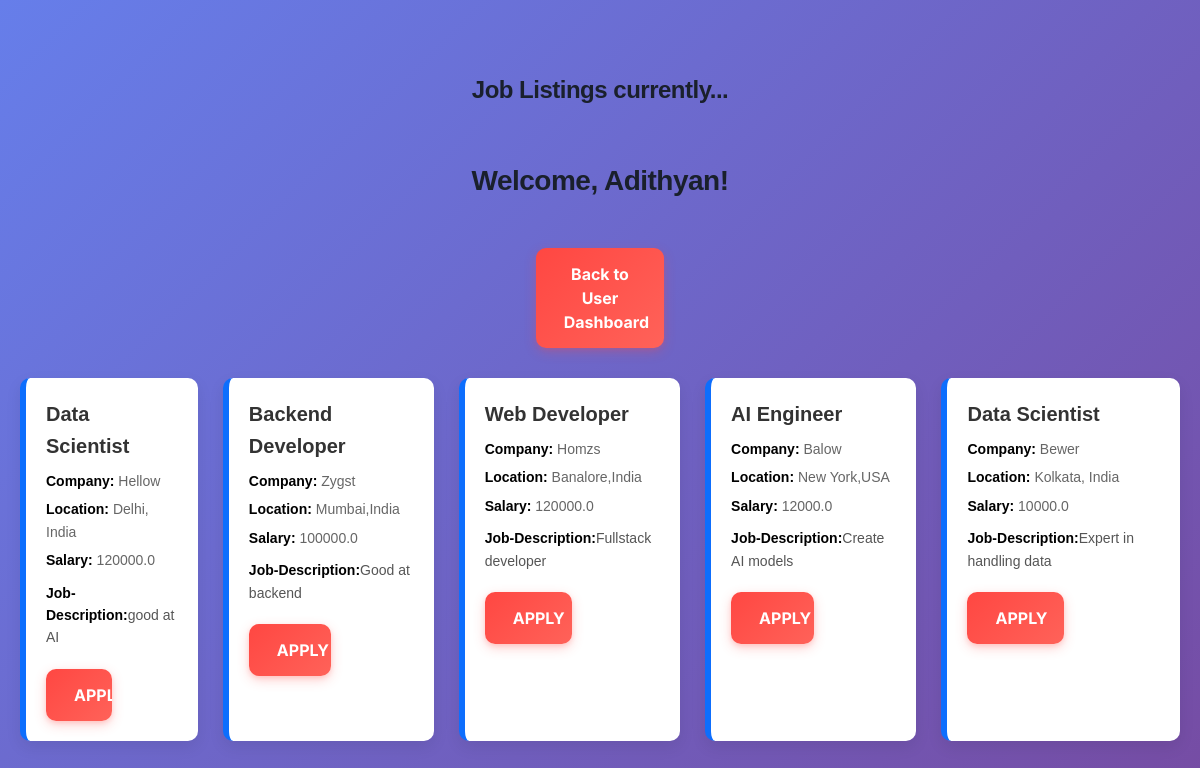
Page /joblistings (signed in) on the committed database.
### app.py (models this page shows)
class Job(db.Model):
    job_id = db.Column(db.Integer, primary_key=True)
    job_company = db.Column(db.String(20),nullable = False)
    job_description = db.Column(db.String(100),nullable = True)
    job_title = db.Column(db.String(20),nullable = False)
    job_location = db.Column(db.String(20),nullable = False)
    job_salary = db.Column(db.Float,nullable = False)
    applicants = db.relationship('AppliedJob', back_populates='job')

### app.py (the view)
@app.route('/joblistings')
def joblistings():
    jobs = Job.query.all()
    return render_template('admn_func/joblistings.html', jobs=jobs)

### templates/admn_func/joblistings.html (shortened to what this page needs)
<!DOCTYPE html>
<html lang="en">
<head>
    <link rel="stylesheet" href="{{ url_for('static', filename='css/style.css') }}">
</head>
<body>
<br><br>
<h2 style="text-align:center;">Job Listings currently...</h2>
<br>
{% if jobs %}
    {% if session['username'] != "admin" %}
        <nav>
        <h1 style="text-align:center;">Welcome, {{ session['username'] }}!</h1>
        <div style="text-align:center;display:grid;margin-top:20px;">
            <form action="{{ url_for('user_dashboard', uname=uname) }}" method="GET">
                <button type="submit">Back to User Dashboard</button>
            </form>
        </div>
        </nav>
            <div class="job-grid">
                {% for job in jobs %}
                    <div class="job-card">
                        <div class="job-title">
                            {{ job.job_title }}
                        </div>
                        <div class="job-meta">
                            <span>Company:</span> {{ job.job_company }}
                        </div>
                        <div class="job-meta">
                            <span>Location:</span> {{ job.job_location }}
                        </div>
                        <div class="job-meta">
                            <span>Salary:</span> {{ job.job_salary }}
                        </div>
                        <div class="job-desc">
                            <span>Job-Description:</span>{{ job.job_description }}
                        </div>
                        <form action="{{ url_for('apply', job_id=job.job_id) }}" method="GET">
                            <button type="submit">APPLY</button>
                        </form>
                    </div>
                {% endfor %}
            </div>
    {% endif %}
    {% else %}
        <p style="text-align:center;">No job listings available.</p>
    {% endif %}
    <br><br>
</body>
</html>

### static/css/style.css (style rules this page uses)
* { margin: 0; padding: 0; box-sizing: border-box; }
body { font-family: "Inter", "Segoe UI", Tahoma, Geneva, Verdana, sans-serif; color: #2d3748; line-height: 1.6; min-height: 100vh; background: linear-gradient(135deg, #667eea 0%, #764ba2 100%); font-family: 'Arial', sans-serif; display: flex; flex-direction: column; justify-content: center; align-items: center; margin: 0; padding: 20px; }
button { cursor: pointer; transition: all 0.3s cubic-bezier(0.4, 0, 0.2, 1); }
form { margin-top: 20px; }
button { background: linear-gradient(135deg, #FF4742 0%, #ff6259 100%); border: none; border-radius: 10px; box-shadow: 0 4px 12px rgba(255, 71, 66, 0.25), 0 2px 4px rgba(255, 71, 66, 0.15); box-sizing: border-box; color: #FFFFFF; cursor: pointer; display: inline-block; font-family: "Inter", "Nunito", "Roboto", sans-serif; font-size: 16px; font-weight: 700; line-height: 1.5; min-height: 48px; outline: 0; padding: 14px 28px; text-align: center; text-rendering: geometricprecision; text-transform: none; user-select: none; -webkit-user-select: none; touch-action: manipulation; vertical-align: middle; width: 50%; position: relative; overflow: hidden; }
button::before { content: ''; position: absolute; top: 0; left: -100%; width: 50%; height: 100%; background: linear-gradient(90deg, transparent, rgba(255, 255, 255, 0.2), transparent); transition: left 0.5s ease; }
h1, h2 { margin-bottom: 24px; color: #1a202c; font-weight: 700; letter-spacing: -0.5px; }
h1 { font-size: 28px; }
h2 { font-size: 24px; }
.job-grid { display: flex; grid-template-columns: repeat(auto-fit, minmax(320px, 1fr)); gap: 25px; margin-top: 30px; }
.job-card { background: #ffffff; border-radius: 10px; padding: 20px; margin-bottom: 20px; border-left: 6px solid #0d6efd; box-shadow: 0 6px 16px rgba(0,0,0,0.08); transition: transform 0.2s ease, box-shadow 0.2s ease; }
.job-title { font-size: 20px; font-weight: 700; color: #333; margin-bottom: 8px; }
.job-meta { font-size: 14px; color: #666; margin-bottom: 6px; }
.job-meta span { font-weight: 600; color: #000; }
.job-desc { margin-top: 10px; color: #555; font-size: 14px; }
.job-desc span { font-weight: 600; color: #000; }

### rows in the picture
Job: job_title "Data Scientist", job_company "Hellow", job_location "Delhi, India", job_salary "120000.0", job_description "good at AI"
Job: job_title "Backend Developer", job_company "Zygst", job_location "Mumbai,India", job_salary "100000.0", job_description "Good at backend"
Job: job_title "Web Developer", job_company "Homzs", job_location "Banalore,India", job_salary "120000.0", job_description "Fullstack developer"
Job: job_title "AI Engineer", job_company "Balow", job_location "New York,USA", job_salary "12000.0", job_description "Create AI models"
Job: job_title "Data Scientist", job_company "Bewer", job_location "Kolkata, India", job_salary "10000.0", job_description "Expert in handling data"

### other values in the picture
{{ session['username'] }} "Adithyan"
